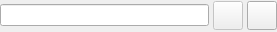
<?xml version="1.0" encoding="UTF-8"?>
<ui version="4.0">
 <class>FileSelectorWidget</class>
 <widget class="QWidget" name="FileSelectorWidget">
  <property name="geometry">
   <rect>
    <x>0</x>
    <y>0</y>
    <width>277</width>
    <height>32</height>
   </rect>
  </property>
  <property name="sizePolicy">
   <sizepolicy hsizetype="Preferred" vsizetype="Fixed">
    <horstretch>0</horstretch>
    <verstretch>0</verstretch>
   </sizepolicy>
  </property>
  <property name="minimumSize">
   <size>
    <width>0</width>
    <height>0</height>
   </size>
  </property>
  <property name="maximumSize">
   <size>
    <width>16777215</width>
    <height>16777215</height>
   </size>
  </property>
  <property name="focusPolicy">
   <enum>Qt::TabFocus</enum>
  </property>
  <property name="windowTitle">
   <string>Form</string>
  </property>
  <layout class="QGridLayout" name="file_selector_grid">
   <property name="leftMargin">
    <number>0</number>
   </property>
   <property name="topMargin">
    <number>0</number>
   </property>
   <property name="rightMargin">
    <number>0</number>
   </property>
   <property name="bottomMargin">
    <number>0</number>
   </property>
   <property name="spacing">
    <number>4</number>
   </property>
   <item row="0" column="1">
    <widget class="QToolButton" name="rem_file_tb">
     <property name="enabled">
      <bool>false</bool>
     </property>
     <property name="sizePolicy">
      <sizepolicy hsizetype="Preferred" vsizetype="Preferred">
       <horstretch>0</horstretch>
       <verstretch>0</verstretch>
      </sizepolicy>
     </property>
     <property name="minimumSize">
      <size>
       <width>0</width>
       <height>0</height>
      </size>
     </property>
     <property name="focusPolicy">
      <enum>Qt::WheelFocus</enum>
     </property>
     <property name="toolTip">
      <string>Clear field</string>
     </property>
     <property name="text">
      <string/>
     </property>
     <property name="icon">
      <iconset resource="../res/resources.qrc">
       <normaloff>:/icones/icones/limpartexto.png</normaloff>:/icones/icones/limpartexto.png</iconset>
     </property>
     <property name="iconSize">
      <size>
       <width>22</width>
       <height>22</height>
      </size>
     </property>
    </widget>
   </item>
   <item row="0" column="0">
    <widget class="QLineEdit" name="filename_edt"/>
   </item>
   <item row="0" column="2">
    <widget class="QToolButton" name="sel_file_tb">
     <property name="sizePolicy">
      <sizepolicy hsizetype="Preferred" vsizetype="Preferred">
       <horstretch>0</horstretch>
       <verstretch>0</verstretch>
      </sizepolicy>
     </property>
     <property name="minimumSize">
      <size>
       <width>0</width>
       <height>0</height>
      </size>
     </property>
     <property name="focusPolicy">
      <enum>Qt::WheelFocus</enum>
     </property>
     <property name="toolTip">
      <string>Select Object</string>
     </property>
     <property name="text">
      <string/>
     </property>
     <property name="icon">
      <iconset resource="../res/resources.qrc">
       <normaloff>:/icones/icones/abrir.png</normaloff>:/icones/icones/abrir.png</iconset>
     </property>
     <property name="iconSize">
      <size>
       <width>22</width>
       <height>22</height>
      </size>
     </property>
    </widget>
   </item>
  </layout>
 </widget>
 <resources>
  <include location="../res/resources.qrc"/>
 </resources>
 <connections/>
</ui>
